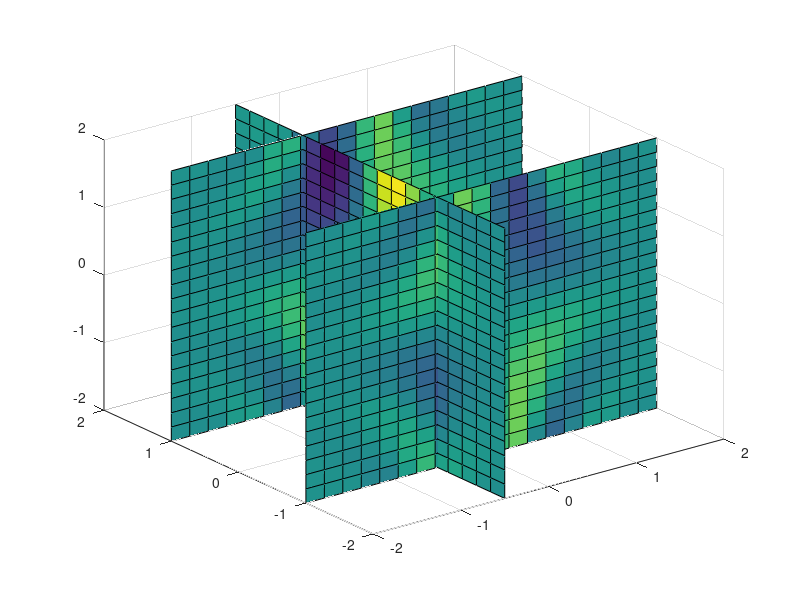

Recreate this plot in MATLAB. (Note: this script raises an error after producing the figure.)
x = linspace(-2 ,2 ,20);
[X,Y,Z] = meshgrid (x, x, x) ;
V = exp(-X.^2-Y.^2) .* sin(pi*X.*Y.*Z);
sx = [-0.5  ] ; sy = [ -1, 1 ] ;
sz = [ ] ;
slice (X,Y, Z,V ,sx ,sy ,sz );
alpha (0.8 ) % Transparency
